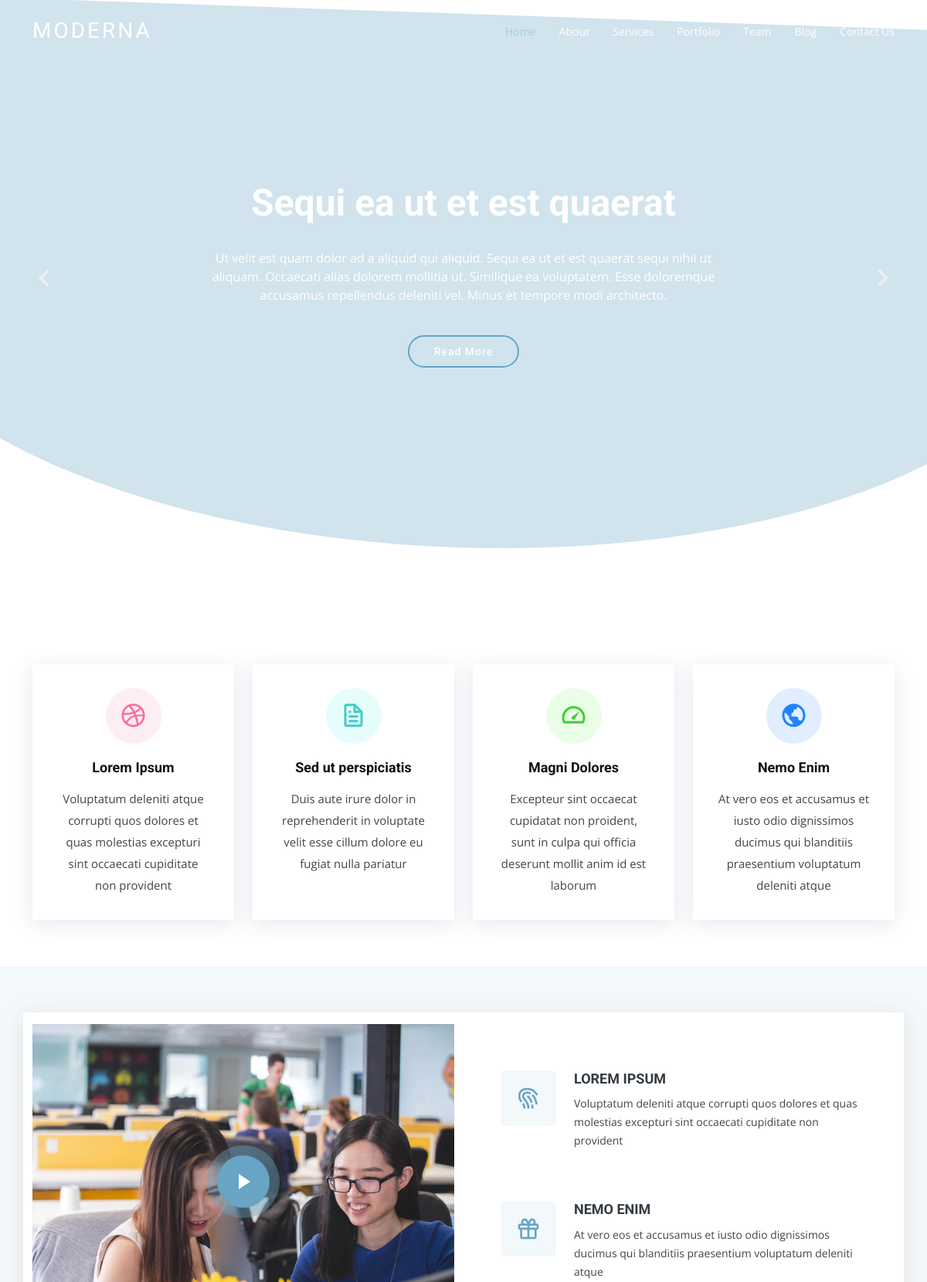
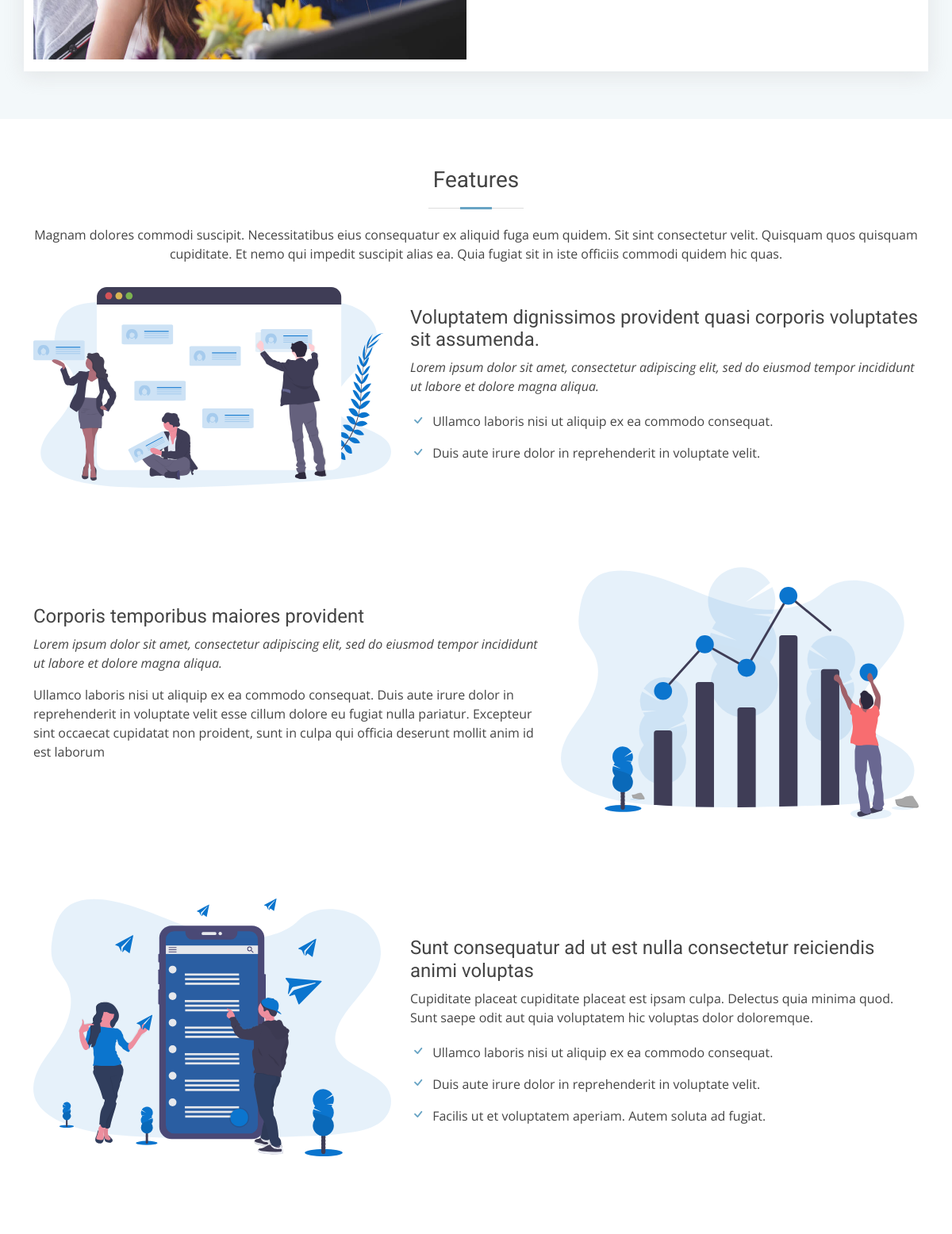
The page / (upper part) on the database its author committed (2 pictures, top to bottom).
### tables this page shows
CREATE TABLE `banners` (
  `id` int(11) NOT NULL,
  `title` varchar(100) NOT NULL,
  `description` text NOT NULL,
  `btn_text` varchar(30) NOT NULL,
  `btn_url` varchar(100) NOT NULL,
  `photo` varchar(100) NOT NULL,
  `status` int(1) NOT NULL DEFAULT 1
);

### inc/banner.php (the view)
<?php
require 'admin/db.php';
$query = "SELECT * FROM banners WHERE status = 1";
$result = mysqli_query($conn, $query);
if (mysqli_num_rows($result) > 0) {
  $datas = mysqli_fetch_all($result, 1);
}
?>
<section id="hero" class="d-flex justify-cntent-center align-items-center">
  <div id="heroCarousel" class="container carousel carousel-fade" data-bs-ride="carousel" data-bs-interval="5000">
    <?php
    foreach ($datas as $key => $data) {
    ?>
        <div class="carousel-item <?= $key == 0 ? "active" : "" ?>">
          <div class="carousel-container">
            <h2 class="animate__animated animate__fadeInDown"><?= $data['title'] ?></h2>
            <p class="animate__animated animate__fadeInUp"><?= $data['description'] ?></p>
            <a href="<?= $data['btn_url'] ?>" class="btn-get-started animate__animated animate__fadeInUp"><?= $data['btn_text'] ?></a>
          </div>
        </div>
    <?php
    }
    ?>
    <a class="carousel-control-prev" href="#heroCarousel" role="button" data-bs-slide="prev">
      <span class="carousel-control-prev-icon bx bx-chevron-left" aria-hidden="true"></span>
    </a>
    <a class="carousel-control-next" href="#heroCarousel" role="button" data-bs-slide="next">
      <span class="carousel-control-next-icon bx bx-chevron-right" aria-hidden="true"></span>
    </a>
  </div>
</section>

### inc/header.php (shortened to what this page needs)
<!DOCTYPE html>
<html lang="en">
<head>
  <link href="assets/vendor/animate.css/animate.min.css" rel="stylesheet">
  <link href="assets/vendor/aos/aos.css" rel="stylesheet">
  <link href="assets/vendor/bootstrap/css/bootstrap.min.css" rel="stylesheet">
  <link href="assets/vendor/bootstrap-icons/bootstrap-icons.css" rel="stylesheet">
  <link href="assets/vendor/boxicons/css/boxicons.min.css" rel="stylesheet">
  <link href="assets/vendor/glightbox/css/glightbox.min.css" rel="stylesheet">
  <link href="assets/vendor/swiper/swiper-bundle.min.css" rel="stylesheet">
  <link href="assets/css/style.css" rel="stylesheet">
</head>
<body>
  <header id="header" class="fixed-top d-flex align-items-center header-transparent">
    <div class="container d-flex justify-content-between align-items-center">
      <div class="logo">
        <h1 class="text-light"><a href="index.html"><span>Moderna</span></a></h1>
      </div>
      <nav id="navbar" class="navbar">
        <ul>
          <li><a class="active " href="index.html">Home</a></li>
          <li><a href="about.html">About</a></li>
          <li><a href="services.html">Services</a></li>
          <li><a href="portfolio.html">Portfolio</a></li>
          <li><a href="team.html">Team</a></li>
          <li><a href="blog.html">Blog</a></li>
          <li><a href="contact.html">Contact Us</a></li>
        </ul>
      </nav>
    </div>
  </header>

### index.php (shortened to what this page needs)
<?php
  require_once 'inc/header.php';
  require_once 'inc/banner.php';
?>
  <main id="main">
    <section class="services">
      <div class="container">
        <div class="row">
          <div class="col-md-6 col-lg-3 d-flex align-items-stretch" data-aos="fade-up">
            <div class="icon-box icon-box-pink">
              <div class="icon"><i class="bx bxl-dribbble"></i></div>
              <h4 class="title"><a href="">Lorem Ipsum</a></h4>
              <p class="description">Voluptatum deleniti atque corrupti quos dolores et quas molestias excepturi sint occaecati cupiditate non provident</p>
            </div>
          </div>
          <div class="col-md-6 col-lg-3 d-flex align-items-stretch" data-aos="fade-up" data-aos-delay="100">
            <div class="icon-box icon-box-cyan">
              <div class="icon"><i class="bx bx-file"></i></div>
              <h4 class="title"><a href="">Sed ut perspiciatis</a></h4>
              <p class="description">Duis aute irure dolor in reprehenderit in voluptate velit esse cillum dolore eu fugiat nulla pariatur</p>
            </div>
          </div>
          <div class="col-md-6 col-lg-3 d-flex align-items-stretch" data-aos="fade-up" data-aos-delay="200">
            <div class="icon-box icon-box-green">
              <div class="icon"><i class="bx bx-tachometer"></i></div>
              <h4 class="title"><a href="">Magni Dolores</a></h4>
              <p class="description">Excepteur sint occaecat cupidatat non proident, sunt in culpa qui officia deserunt mollit anim id est laborum</p>
            </div>
          </div>
          <div class="col-md-6 col-lg-3 d-flex align-items-stretch" data-aos="fade-up" data-aos-delay="200">
            <div class="icon-box icon-box-blue">
              <div class="icon"><i class="bx bx-world"></i></div>
              <h4 class="title"><a href="">Nemo Enim</a></h4>
              <p class="description">At vero eos et accusamus et iusto odio dignissimos ducimus qui blanditiis praesentium voluptatum deleniti atque</p>
            </div>
          </div>
        </div>
      </div>
    </section>
    <section class="why-us section-bg" data-aos="fade-up" date-aos-delay="200">
      <div class="container">
        <div class="row">
          <div class="col-lg-6 video-box">
            <img src="assets/img/why-us.jpg" class="img-fluid" alt="">
            <a href="https://www.youtube.com/watch?v=jDDaplaOz7Q" class="venobox play-btn mb-4" data-vbtype="video" data-autoplay="true"></a>
          </div>
          <div class="col-lg-6 d-flex flex-column justify-content-center p-5">
            <div class="icon-box">
              <div class="icon"><i class="bx bx-fingerprint"></i></div>
              <h4 class="title"><a href="">Lorem Ipsum</a></h4>
              <p class="description">Voluptatum deleniti atque corrupti quos dolores et quas molestias excepturi sint occaecati cupiditate non provident</p>
            </div>
            <div class="icon-box">
              <div class="icon"><i class="bx bx-gift"></i></div>
              <h4 class="title"><a href="">Nemo Enim</a></h4>
              <p class="description">At vero eos et accusamus et iusto odio dignissimos ducimus qui blanditiis praesentium voluptatum deleniti atque</p>
            </div>
          </div>
        </div>
      </div>
    </section>
    <section class="features">
      <div class="container">
        <div class="section-title">
          <h2>Features</h2>
          <p>Magnam dolores commodi suscipit. Necessitatibus eius consequatur ex aliquid fuga eum quidem. Sit sint consectetur velit. Quisquam quos quisquam cupiditate. Et nemo qui impedit suscipit alias ea. Quia fugiat sit in iste officiis commodi quidem hic quas.</p>
        </div>
        <div class="row" data-aos="fade-up">
          <div class="col-md-5">
            <img src="assets/img/features-1.svg" class="img-fluid" alt="">
          </div>
          <div class="col-md-7 pt-4">
            <h3>Voluptatem dignissimos provident quasi corporis voluptates sit assumenda.</h3>
            <p class="fst-italic">
              Lorem ipsum dolor sit amet, consectetur adipiscing elit, sed do eiusmod tempor incididunt ut labore et dolore
              magna aliqua.
            </p>
            <ul>
              <li><i class="bi bi-check"></i> Ullamco laboris nisi ut aliquip ex ea commodo consequat.</li>
              <li><i class="bi bi-check"></i> Duis aute irure dolor in reprehenderit in voluptate velit.</li>
            </ul>
          </div>
        </div>
        <div class="row" data-aos="fade-up">
          <div class="col-md-5 order-1 order-md-2">
            <img src="assets/img/features-2.svg" class="img-fluid" alt="">
          </div>
          <div class="col-md-7 pt-5 order-2 order-md-1">
            <h3>Corporis temporibus maiores provident</h3>
            <p class="fst-italic">
              Lorem ipsum dolor sit amet, consectetur adipiscing elit, sed do eiusmod tempor incididunt ut labore et dolore
              magna aliqua.
            </p>
            <p>
              Ullamco laboris nisi ut aliquip ex ea commodo consequat. Duis aute irure dolor in reprehenderit in voluptate
              velit esse cillum dolore eu fugiat nulla pariatur. Excepteur sint occaecat cupidatat non proident, sunt in
              culpa qui officia deserunt mollit anim id est laborum
            </p>
          </div>
        </div>
        <div class="row" data-aos="fade-up">
          <div class="col-md-5">
            <img src="assets/img/features-3.svg" class="img-fluid" alt="">
          </div>
          <div class="col-md-7 pt-5">
            <h3>Sunt consequatur ad ut est nulla consectetur reiciendis animi voluptas</h3>
            <p>Cupiditate placeat cupiditate placeat est ipsam culpa. Delectus quia minima quod. Sunt saepe odit aut quia voluptatem hic voluptas dolor doloremque.</p>
            <ul>
              <li><i class="bi bi-check"></i> Ullamco laboris nisi ut aliquip ex ea commodo consequat.</li>
              <li><i class="bi bi-check"></i> Duis aute irure dolor in reprehenderit in voluptate velit.</li>
              <li><i class="bi bi-check"></i> Facilis ut et voluptatem aperiam. Autem soluta ad fugiat.</li>
            </ul>
          </div>
        </div>
      </div>
    </section>
  </main>
  <?php
  require_once 'inc/footer.php';

### inc/footer.php (shortened to what this page needs)
</body>
</html>

### rows shown on the page
banners: title "Sequi ea ut et est quaerat", description "Ut velit est quam dolor ad a aliquid qui aliquid. Sequi ea ut et est quaerat sequi nihil ut aliquam. Occaecati alias dolorem mollitia ut. Similique ea voluptatem. Esse doloremque accusamus repellendus deleniti vel. Minus et tempore modi architecto.", btn_text "Read More"
